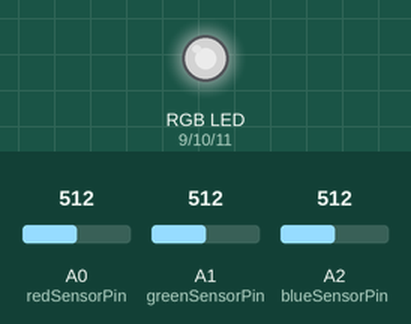
Simulated run of this sketch. Board: Arduino Uno, built with avr-gcc and run on an emulated ATmega328P. Shown: an RGB LED mixed from three pins (HIGH = lit). The inputs (shaded band) are chosen by the test bench; at power-on: A0 (redSensorPin) = 512, A1 (greenSensorPin) = 512, A2 (blueSensorPin) = 512. Dim RGB values are drawn brighter than linear.

Above: at 1.2 s.
1.3 s: A0 (redSensorPin) set to 306
At 2.0 s:
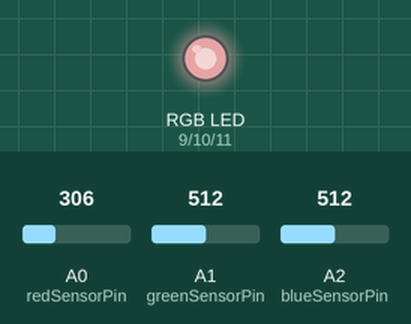
2.8 s: A1 (greenSensorPin) set to 306
At 4.0 s:
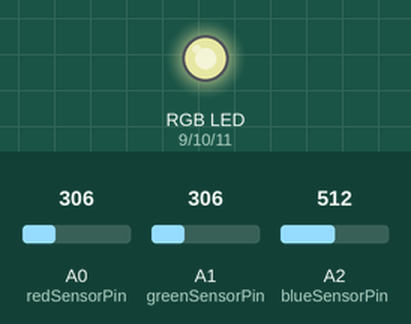
4.3 s: A2 (blueSensorPin) set to 306
At 5.3 s:
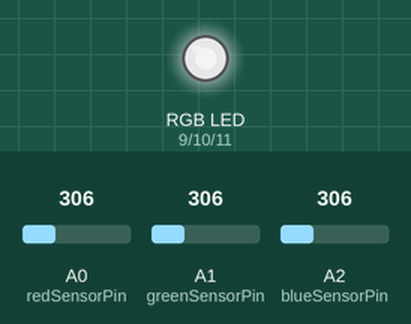
5.8 s: A0 (redSensorPin) set to 122
At 6.6 s:
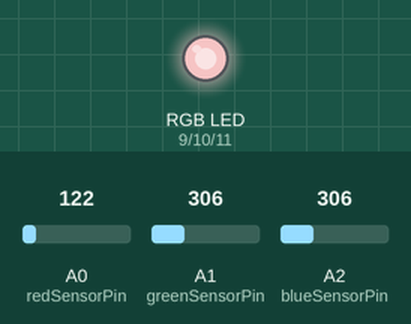
7.3 s: A1 (greenSensorPin) set to 122
At 8.5 s:
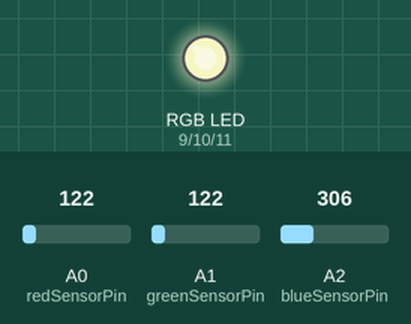
8.8 s: A2 (blueSensorPin) set to 122
At 9.9 s:
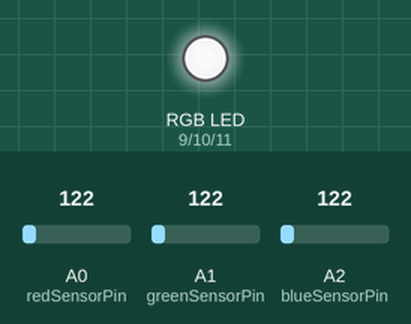
Timing chart, 0 to 11.3 s (numbered marks = the images above; inputs shaded):
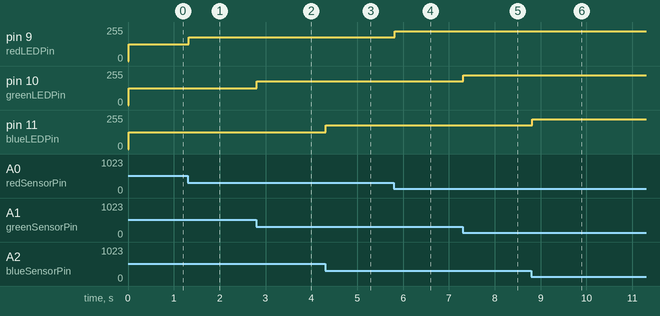

Measured:
- after the input at 1.3 s, pin 9 (redLEDPin): 127/255 → 179/255 at once
- after the input at 2.8 s, pin 10 (greenLEDPin): 127/255 → 179/255 at once
- after the input at 4.3 s, pin 11 (blueLEDPin): 127/255 → 179/255 at once
- after the input at 5.8 s, pin 9 (redLEDPin): 179/255 → 225/255 at once
- after the input at 7.3 s, pin 10 (greenLEDPin): 179/255 → 225/255 at once
- after the input at 8.8 s, pin 11 (blueLEDPin): 179/255 → 225/255 at once

The sketch:

rgb_led_phototransitor.ino
```cpp
//Pins
const int redLEDPin = 9, greenLEDPin = 10, blueLEDPin = 11;
const int redSensorPin = A0, greenSensorPin = A1, blueSensorPin = A2;

//Variables
int redValue = 0, greenValue = 0, blueValue = 0;
int redSensorValue = 0, greenSensorValue = 0, blueSensorValue = 0;


void setup() {
  Serial.begin(9600);

  pinMode(redLEDPin, OUTPUT);
  pinMode(greenLEDPin, OUTPUT);
  pinMode(blueLEDPin, OUTPUT);

}

void loop() {
  redSensorValue = analogRead(redSensorPin)/4;
  delay(5);
  greenSensorValue = analogRead(greenSensorPin)/4;
  delay(5);
  blueSensorValue = analogRead(blueSensorPin)/4;
  delay(5);

  analogWrite(redLEDPin, 255-redSensorValue);
  analogWrite(greenLEDPin, 255-greenSensorValue);
  analogWrite(blueLEDPin, 255-blueSensorValue);

}
```
